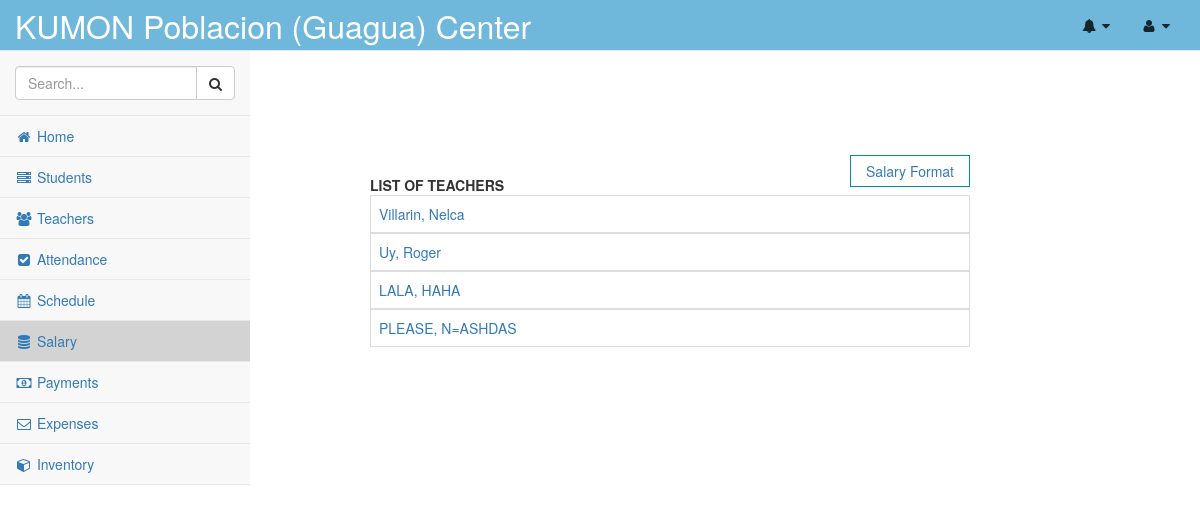
The app's page /kumon/salaries/ with its own data.
### kumon/models.py (models this page shows, shortened)
class Teacher(models.Model):
	gender_choices = (
		('Male','Male'),
		('Female','Female')
	)
	lastname = models.CharField(max_length=50)
	firstname = models.CharField(max_length=50)
	middlename = models.CharField(max_length=50)
	birthdate = models.DateField(auto_now=False)
	age = models.IntegerField()
	gender = models.CharField(
		max_length=10,
		choices = gender_choices,
		default = 'Male'
	)
	address = models.CharField(max_length=100)
	phone_num = models.CharField(max_length=15)
	tel_num = models.CharField(max_length=15)
	email = models.EmailField(max_length=50)
	t_picture = models.ImageField(blank=True,default='profile_img/image.png',upload_to="profile_img")
	subject_choice = (
		('Reading','Reading'),
		('Math','Math'),
		('Reading and Math','Reading and Math')
		)
	subject = models.CharField(choices=subject_choice, max_length=20)

### kumon/views.py (the view)
def salaryPage(request):
    all_teachers = Teacher.objects.all()
    context = {'all_teachers':all_teachers,}
    return render(request,'kumon/salaries.html',context)

### kumon/templates/kumon/salaries.html (shortened to what this page needs)
<!DOCTYPE html>
{% load staticfiles %}
<html lang="en">
<head>
    <link rel="stylesheet" href="{% static 'kumon/bootstrap.min.css' %}">
        <link rel="stylesheet" href="{% static 'kumon/kumon.css' %}">
        <link rel="stylesheet" href="{% static 'kumon/font-awesome.min.css' %}" type="text/css">
</head>
<body>
    <div id="wrapper">
        <nav class="navbar navbar-default navbar-static-top" role="navigation" style="margin-bottom: 0">
            <div class="navbar-header">
                <a class="navbar-brand" href="/kumon/home"><font color="white">KUMON Poblacion (Guagua) Center</font></a>
            </div>
            <ul class="nav navbar-top-links navbar-right">
                <li class="dropdown">
                    <a class="dropdown-toggle" data-toggle="dropdown" href="#">
                        <i class="fa fa-bell fa-fw" style="color:#16242B"></i> <i class="fa fa-caret-down" style="color: #16242B"></i>
                    </a>
                <li class="dropdown">
                    <a class="dropdown-toggle" data-toggle="dropdown" href="#">
                        <i class="fa fa-user fa-fw" style="color: #16242B"></i> <i class="fa fa-caret-down" style="color: #16242B"></i>
                    </a>
                </li>
            </ul>
            <div class="navbar-default sidebar" role="navigation">
                <div class="sidebar-nav navbar-collapse">
                    <ul class="nav" id="side-menu">
                        <li class="sidebar-search">
                            <div class="input-group custom-search-form">
                                <input type="text" class="form-control" placeholder="Search...">
                                <span class="input-group-btn">
                                <button class="btn btn-default" type="button">
                                    <i class="fa fa-search"></i>
                                </button>
                            </span>
                            </div>
                        </li>
                        <li>
                            <a href="/kumon/home"><i class="fa fa-home fa-fw"></i> Home</a>
                        </li>
                        <li>
                            <a href="/kumon/students"><i class="fa fa-server fa-fw" ></i> Students</a>
                        </li>
                        <li>
                            <a href="/kumon/teachers"><i class="fa fa-group fa-fw"></i> Teachers</a>
                        </li>
                        <li>
                            <a href="/kumon/attendance"><i class="fa fa-check-square fa-fw"></i> Attendance</a>
                        </li>
                          <li>
                            <a href="/kumon/schedule"><i class="fa fa-calendar fa-fw"></i> Schedule</a>
                        </li>
                        <li style = "background-color:lightgray;">
                            <a href="/kumon/salaries"><i class="fa fa-database fa-fw"></i> Salary</a>
                        </li>
                          <li>
                            <a href="/kumon/payments"><i class="fa fa-money fa-fw"></i> Payments</a>
                        </li>
                        <li>
                            <a href="/kumon/expenses"><i class="fa fa-envelope-o fa-fw"></i> Expenses</a>
                        </li>
                        <li>
                            <a href="/kumon/inventory"><i class="fa fa-cube fa-fw"></i> Inventory</a>
                        </li>
                    </ul>
                </div>
            </div>
        </nav>
        <div class = "salaries-table">
                <table class = "table table-bordered">
                    <thead> <strong>LIST OF TEACHERS</strong></thead>
                    <tbody>
                        {% for teacher in all_teachers %}
                        <tr>
                            <td><a href = "/kumon/teacher_salary/{{teacher.id}}"> {{teacher.lastname}}, {{teacher.firstname}}</a></td>
                        </tr>
                    </tbody>
                    {%endfor%}
                </table>
                <button class = "formatbtn"><a href =  "/kumon/salaries_format"> Salary Format </a>
                </button>
            </div>
    </div>
</body>
</html>

### kumon/static/kumon/kumon.css (style rules this page uses)
body { background-color: white; }
#wrapper { width: 100%; }
.navbar { background-color: #70B8DB; }
.navbar-brand { font-size: xx-large; }
.navbar-top-links { margin-right: 0; background-color: #70B8DB; }
.navbar-top-links li { display: inline-block; }
.navbar-top-links li:last-child { margin-right: 15px; }
.navbar-top-links li a { padding: 15px; min-height: 50px; }
.sidebar .sidebar-nav.navbar-collapse { padding-left: 0; padding-right: 0; }
.sidebar .sidebar-search { padding: 15px; }
.sidebar ul li { border-bottom: 1px solid #e7e7e7; }
@media (min-width: 768px) { .sidebar { z-index: 1; position: absolute; width: 250px; margin-top: 51px; } }

### kumon/templates/kumon/salaries.html (style rules this page uses)
.salaries-table { width:50%; position:absolute; left:370px; top:175px; }
.formatbtn { position:absolute; background-color:white; color:black; border:1px solid #008CBA; right:0px; top:-20px; padding: 5px 15px; }

### records on screen
Teacher: lastname "Villarin", firstname "Nelca"
Teacher: lastname "Uy", firstname "Roger"
Teacher: lastname "LALA", firstname "HAHA"
Teacher: lastname "PLEASE", firstname "N=ASHDAS"
